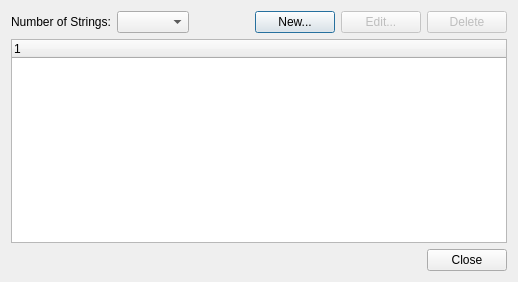
<?xml version="1.0" encoding="UTF-8"?>
<ui version="4.0">
 <class>TuningDictionaryDialog</class>
 <widget class="QDialog" name="TuningDictionaryDialog">
  <property name="windowModality">
   <enum>Qt::WindowModal</enum>
  </property>
  <property name="geometry">
   <rect>
    <x>0</x>
    <y>0</y>
    <width>518</width>
    <height>282</height>
   </rect>
  </property>
  <property name="windowTitle">
   <string>Tuning Dictionary</string>
  </property>
  <layout class="QVBoxLayout" name="verticalLayout">
   <item>
    <layout class="QFormLayout" name="formLayout">
     <item row="0" column="0">
      <widget class="QLabel" name="stringsLabel">
       <property name="text">
        <string>Number of Strings:</string>
       </property>
      </widget>
     </item>
     <item row="0" column="1">
      <layout class="QHBoxLayout" name="horizontalLayout_4">
       <item>
        <widget class="QComboBox" name="stringsComboBox"/>
       </item>
       <item>
        <spacer name="horizontalSpacer">
         <property name="orientation">
          <enum>Qt::Horizontal</enum>
         </property>
         <property name="sizeHint" stdset="0">
          <size>
           <width>40</width>
           <height>20</height>
          </size>
         </property>
        </spacer>
       </item>
       <item>
        <layout class="QHBoxLayout" name="horizontalLayout_2">
         <item>
          <widget class="QPushButton" name="newTuningButton">
           <property name="text">
            <string>New...</string>
           </property>
          </widget>
         </item>
         <item>
          <widget class="QPushButton" name="editTuningButton">
           <property name="enabled">
            <bool>false</bool>
           </property>
           <property name="text">
            <string>Edit...</string>
           </property>
          </widget>
         </item>
         <item>
          <widget class="QPushButton" name="deleteTuningButton">
           <property name="enabled">
            <bool>false</bool>
           </property>
           <property name="text">
            <string>Delete</string>
           </property>
          </widget>
         </item>
        </layout>
       </item>
      </layout>
     </item>
    </layout>
   </item>
   <item>
    <widget class="QTreeWidget" name="tuningsList">
     <column>
      <property name="text">
       <string notr="true">1</string>
      </property>
     </column>
    </widget>
   </item>
   <item>
    <widget class="QDialogButtonBox" name="buttonBox">
     <property name="orientation">
      <enum>Qt::Horizontal</enum>
     </property>
     <property name="standardButtons">
      <set>QDialogButtonBox::Close</set>
     </property>
    </widget>
   </item>
  </layout>
 </widget>
 <resources/>
 <connections>
  <connection>
   <sender>buttonBox</sender>
   <signal>accepted()</signal>
   <receiver>TuningDictionaryDialog</receiver>
   <slot>accept()</slot>
   <hints>
    <hint type="sourcelabel">
     <x>248</x>
     <y>254</y>
    </hint>
    <hint type="destinationlabel">
     <x>157</x>
     <y>274</y>
    </hint>
   </hints>
  </connection>
  <connection>
   <sender>buttonBox</sender>
   <signal>rejected()</signal>
   <receiver>TuningDictionaryDialog</receiver>
   <slot>reject()</slot>
   <hints>
    <hint type="sourcelabel">
     <x>316</x>
     <y>260</y>
    </hint>
    <hint type="destinationlabel">
     <x>286</x>
     <y>274</y>
    </hint>
   </hints>
  </connection>
 </connections>
</ui>
